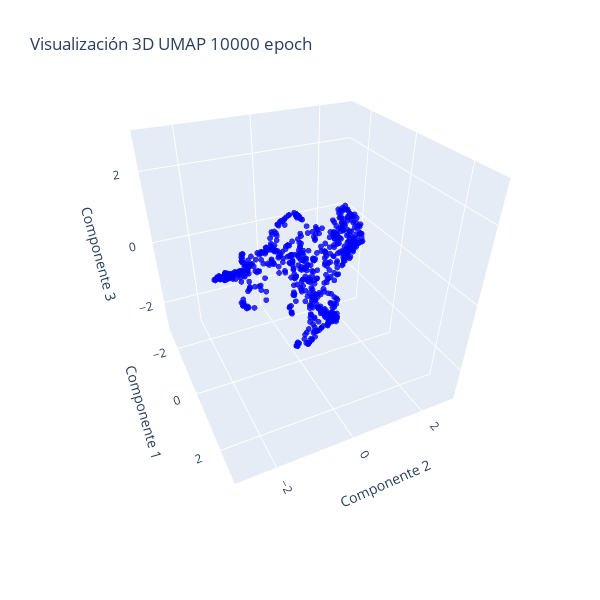

Source (notebook cell):
### Code cell
import plotly.graph_objects as go
import numpy as np

# Crear la figura
fig = go.Figure()

# Añadir el gráfico 3D
fig.add_trace(
    go.Scatter3d(
        x=all_weights_first_layer_mod["umap_3d_0"],
        y=all_weights_first_layer_mod["umap_3d_1"],
        z=all_weights_first_layer_mod["umap_3d_2"],
        mode='markers',
        marker=dict(size=2, opacity=0.8, color="blue"),
        showlegend=False  # Desactivar la leyenda
    )
)

# Establecer el rango de los ejes
rango_ejes = [-3, 3]

# Establecer el intervalo entre ticks
intervalo_ticks = 2

# Establecer parámetros de la cámara
r = 2.1  # Distancia de la cámara (zoom)
theta = -0.7*np.pi / 5  # Ángulo azimutal (45 grados)
phi = 0.8*np.pi / 2.5  # Ángulo polar (30 grados)

# Calcular la posición de la cámara
eye_x = r * np.sin(phi) * np.cos(theta)
eye_y = r * np.sin(phi) * np.sin(theta)
eye_z = r * np.cos(phi)

# Configurar la cámara
camera = dict(
    eye=dict(x=eye_x, y=eye_y, z=eye_z),  # Posición de la cámara
    center=dict(x=0, y=0, z=-0.2),  # Centro del gráfico
    up=dict(x=0, y=0, z=1)  # Dirección "arriba" de la cámara
)

# Modificar los ejes del gráfico 3D y mantener proporciones 1:1
fig.update_scenes(
    aspectmode="cube",
    xaxis=dict(
        title_text='Componente 1',
        range=rango_ejes,
        dtick=intervalo_ticks  # Intervalo de ticks
    ),
    yaxis=dict(
        title_text='Componente 2',
        range=rango_ejes,
        dtick=intervalo_ticks  # Intervalo de ticks
    ),
    zaxis=dict(
        title_text='Componente 3',
        range=rango_ejes,
        dtick=intervalo_ticks  # Intervalo de ticks
    )
)

# Actualizar layout para ajustar el tamaño del gráfico y la cámara
fig.update_layout(
    height=600, 
    width=600, 
    title_text="Visualización 3D UMAP 10000 epoch",
    scene_camera=camera  # Aplicar configuración de la cámara
)

# Mostrar el gráfico
fig.show()

### Figure 1 — Plotly figure (JSON) as saved in the notebook; plotly's stock layout.template omitted (floating-point values rounded to 4 significant figures; data arrays with more than 128 entries replaced by an {"elided": "..."} marker saying what was removed)
{"data": [{"marker": {"color": "blue", "opacity": 0.8, "size": 2}, "mode": "markers", "showlegend": false, "type": "scatter3d", "x": {"elided": "640 float values"}, "y": {"elided": "640 float values"}, "z": {"elided": "640 float values"}}], "layout": {"height": 600, "scene": {"aspectmode": "cube", "camera": {"center": {"x": 0, "y": 0, "z": -0.2}, "eye": {"x": 1.604, "y": -0.7549, "z": 1.125}, "up": {"x": 0, "y": 0, "z": 1}}, "xaxis": {"dtick": 2, "range": [-3, 3], "title": {"text": "Componente 1"}}, "yaxis": {"dtick": 2, "range": [-3, 3], "title": {"text": "Componente 2"}}, "zaxis": {"dtick": 2, "range": [-3, 3], "title": {"text": "Componente 3"}}}, "title": {"text": "Visualización 3D UMAP 10000 epoch"}, "width": 600}}
